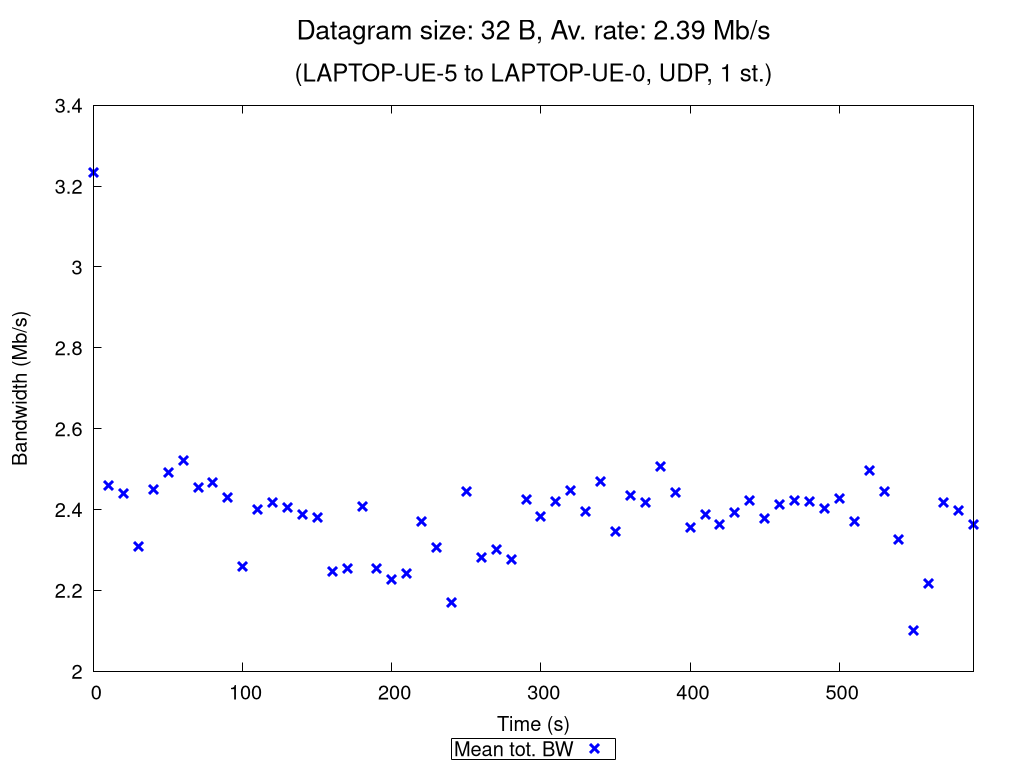

This figure's gnuplot source:
set terminal pngcairo nocrop enhanced size 1024,768 font "Verdana,15"
set output "UDP_1_st_2020_10_17_22-39-15_two2one_00032B.png"

set title "{/=20 Datagram size: 32 B, Av. rate: 2.39 Mb/s}\n\n{/=18 (LAPTOP-UE-5 to LAPTOP-UE-0, UDP, 1 st.)}"

set xlabel "Time (s)"
set ylabel "Bandwidth (Mb/s)"
set ytics nomirror
set key bmargin center horizontal box samplen 1 width -1
set bmargin 4.6
set rmargin 4.5

rf = 1000000.0  # rate factor
set style fill transparent solid 0.2 noborder
set autoscale xfix
plot "UDP_1_st_2020_10_17_22-39-15_two2one_00032B_iperf_processed.dat" using 1:($2/rf-$3/rf):($2/rf+$3/rf) with filledcurves lc rgb "blue" notitle, \
     "" using 1:($2/rf) with points pt 2 ps 1.5 lw 3 lc rgb "blue" title "Mean tot. BW", \
